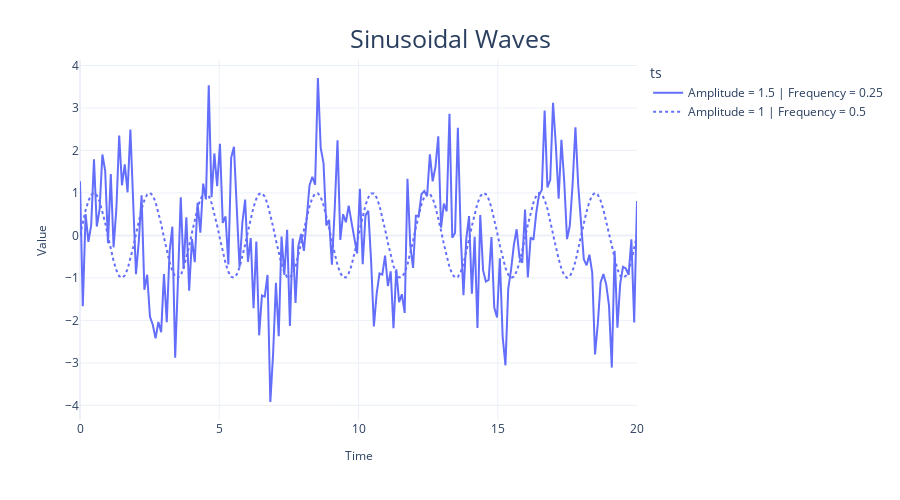

Source (notebook cell):
### Code cell
samples_1, regular_time_samples, signals_1, errors_1 = generate_timeseries(signal=signal_1,noise=white_noise)
samples_2, regular_time_samples, signals_2, errors_2 = generate_timeseries(signal=signal_2)
plot_time_series(regular_time_samples,[samples_1, samples_2],"Sinusoidal Waves",legends=["Amplitude = 1.5 | Frequency = 0.25",
"Amplitude = 1 | Frequency = 0.5"])

### Figure 1 — Plotly figure (JSON) as saved in the notebook; plotly's stock layout.template omitted (floating-point values rounded to 4 significant figures; data arrays with more than 128 entries replaced by an {"elided": "..."} marker saying what was removed)
{"data": [{"hovertemplate": "ts=Amplitude = 1.5 | Frequency = 0.25<br>Time=%{x}<br>Value=%{y}<extra></extra>", "legendgroup": "Amplitude = 1.5 | Frequency = 0.25", "line": {"color": "#636efa", "dash": "solid"}, "marker": {"symbol": "circle"}, "mode": "lines", "name": "Amplitude = 1.5 | Frequency = 0.25", "orientation": "v", "showlegend": true, "type": "scatter", "x": {"elided": "200 float values"}, "xaxis": "x", "y": {"elided": "200 float values"}, "yaxis": "y"}, {"hovertemplate": "ts=Amplitude = 1 | Frequency = 0.5<br>Time=%{x}<br>Value=%{y}<extra></extra>", "legendgroup": "Amplitude = 1 | Frequency = 0.5", "line": {"color": "#636efa", "dash": "dot"}, "marker": {"symbol": "circle"}, "mode": "lines", "name": "Amplitude = 1 | Frequency = 0.5", "orientation": "v", "showlegend": true, "type": "scatter", "x": {"elided": "200 float values"}, "xaxis": "x", "y": {"elided": "200 float values"}, "yaxis": "y"}], "layout": {"autosize": false, "height": 500, "legend": {"title": {"text": "ts"}, "tracegroupgap": 0}, "margin": {"t": 60}, "title": {"font": {"size": 25}, "text": "Sinusoidal Waves", "x": 0.5, "xanchor": "center", "yanchor": "top"}, "width": 900, "xaxis": {"anchor": "y", "domain": [0, 1], "title": {"font": {"size": 12}, "text": "Time"}}, "yaxis": {"anchor": "x", "domain": [0, 1], "title": {"font": {"size": 12}, "text": "Value"}}}}
